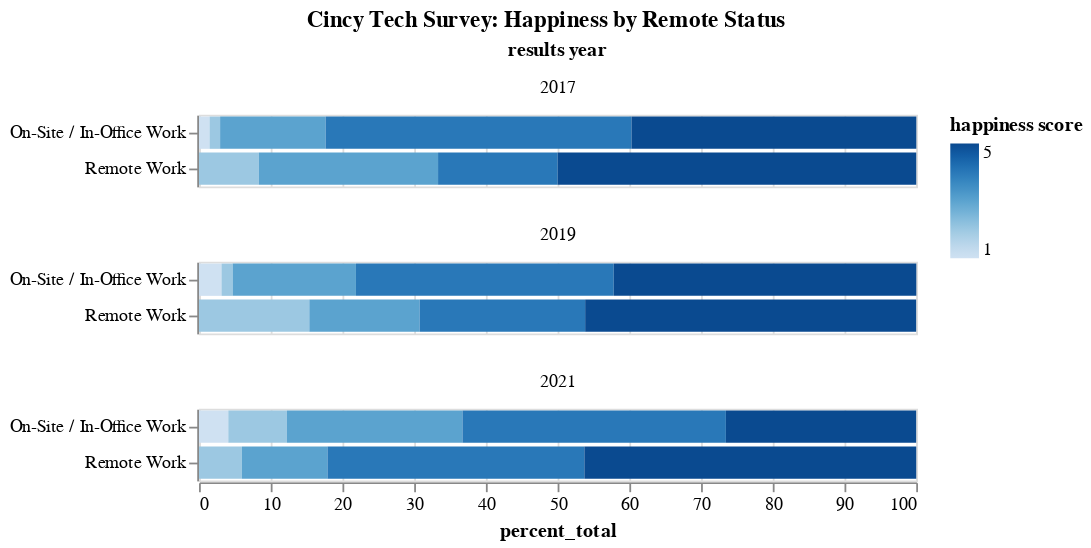

Write notebook code for a chart like this one.
### Code cell
chart = alt.Chart(df).mark_bar().encode(
    y=alt.X('remote status:N', title=None), 
    x=alt.Y('percent_total:Q', sort='-x', scale=alt.Scale(domain=(0, 100))),
    color=('happiness score:Q'),
    tooltip=['results year', 'remote status', 'happiness score', 'percent_total', 'count'],
    facet=alt.Facet('results year:O', columns=1),
).properties(
    title='Cincy Tech Survey: Happiness by Remote Status',
).configure_title(
    anchor='middle'
)

chart

### Figure 1 — Vega-Lite specification as saved in the notebook (floating-point values rounded to 4 significant figures)
{"config": {"view": {"continuousWidth": 400, "continuousHeight": 300}, "title": {"anchor": "middle"}}, "data": {"name": "data-72189d157ce77eeedcf524feee0261b9"}, "mark": "bar", "encoding": {"color": {"type": "quantitative", "field": "happiness score"}, "facet": {"type": "ordinal", "columns": 1, "field": "results year"}, "tooltip": [{"type": "quantitative", "field": "results year"}, {"type": "nominal", "field": "remote status"}, {"type": "quantitative", "field": "happiness score"}, {"type": "quantitative", "field": "percent_total"}, {"type": "quantitative", "field": "count"}], "x": {"type": "quantitative", "field": "percent_total", "scale": {"domain": [0, 100]}, "sort": "-x"}, "y": {"type": "nominal", "field": "remote status", "title": null}}, "title": "Cincy Tech Survey: Happiness by Remote Status", "$schema": "https://vega.github.io/schema/vega-lite/v4.8.1.json", "datasets": {"data-72189d157ce77eeedcf524feee0261b9": [{"percent_total": 8.33, "happiness score": 2.0, "remote status": "Remote Work", "results year": 2017, "count": 1}, {"percent_total": 25.0, "happiness score": 3.0, "remote status": "Remote Work", "results year": 2017, "count": 3}, {"percent_total": 16.67, "happiness score": 4.0, "remote status": "Remote Work", "results year": 2017, "count": 2}, {"percent_total": 50.0, "happiness score": 5.0, "remote status": "Remote Work", "results year": 2017, "count": 6}, {"percent_total": 1.47, "happiness score": 1.0, "remote status": "On-Site / In-Office Work", "results year": 2017, "count": 1}, {"percent_total": 1.47, "happiness score": 2.0, "remote status": "On-Site / In-Office Work", "results year": 2017, "count": 1}, {"percent_total": 14.71, "happiness score": 3.0, "remote status": "On-Site / In-Office Work", "results year": 2017, "count": 10}, {"percent_total": 42.65, "happiness score": 4.0, "remote status": "On-Site / In-Office Work", "results year": 2017, "count": 29}, {"percent_total": 39.71, "happiness score": 5.0, "remote status": "On-Site / In-Office Work", "results year": 2017, "count": 27}, {"percent_total": 15.38, "happiness score": 2.0, "remote status": "Remote Work", "results year": 2019, "count": 2}, {"percent_total": 15.38, "happiness score": 3.0, "remote status": "Remote Work", "results year": 2019, "count": 2}, {"percent_total": 23.08, "happiness score": 4.0, "remote status": "Remote Work", "results year": 2019, "count": 3}, {"percent_total": 46.15, "happiness score": 5.0, "remote status": "Remote Work", "results year": 2019, "count": 6}, {"percent_total": 3.13, "happiness score": 1.0, "remote status": "On-Site / In-Office Work", "results year": 2019, "count": 2}, {"percent_total": 1.56, "happiness score": 2.0, "remote status": "On-Site / In-Office Work", "results year": 2019, "count": 1}, {"percent_total": 17.19, "happiness score": 3.0, "remote status": "On-Site / In-Office Work", "results year": 2019, "count": 11}, {"percent_total": 35.94, "happiness score": 4.0, "remote status": "On-Site / In-Office Work", "results year": 2019, "count": 23}, {"percent_total": 42.19, "happiness score": 5.0, "remote status": "On-Site / In-Office Work", "results year": 2019, "count": 27}, {"percent_total": 5.97, "happiness score": 2.0, "remote status": "Remote Work", "results year": 2021, "count": 4}, {"percent_total": 11.94, "happiness score": 3.0, "remote status": "Remote Work", "results year": 2021, "count": 8}, {"percent_total": 35.82, "happiness score": 4.0, "remote status": "Remote Work", "results year": 2021, "count": 24}, {"percent_total": 46.27, "happiness score": 5.0, "remote status": "Remote Work", "results year": 2021, "count": 31}, {"percent_total": 4.08, "happiness score": 1.0, "remote status": "On-Site / In-Office Work", "results year": 2021, "count": 2}, {"percent_total": 8.16, "happiness score": 2.0, "remote status": "On-Site / In-Office Work", "results year": 2021, "count": 4}, {"percent_total": 24.49, "happiness score": 3.0, "remote status": "On-Site / In-Office Work", "results year": 2021, "count": 12}, {"percent_total": 36.73, "happiness score": 4.0, "remote status": "On-Site / In-Office Work", "results year": 2021, "count": 18}, {"percent_total": 26.53, "happiness score": 5.0, "remote status": "On-Site / In-Office Work", "results year": 2021, "count": 13}]}}
